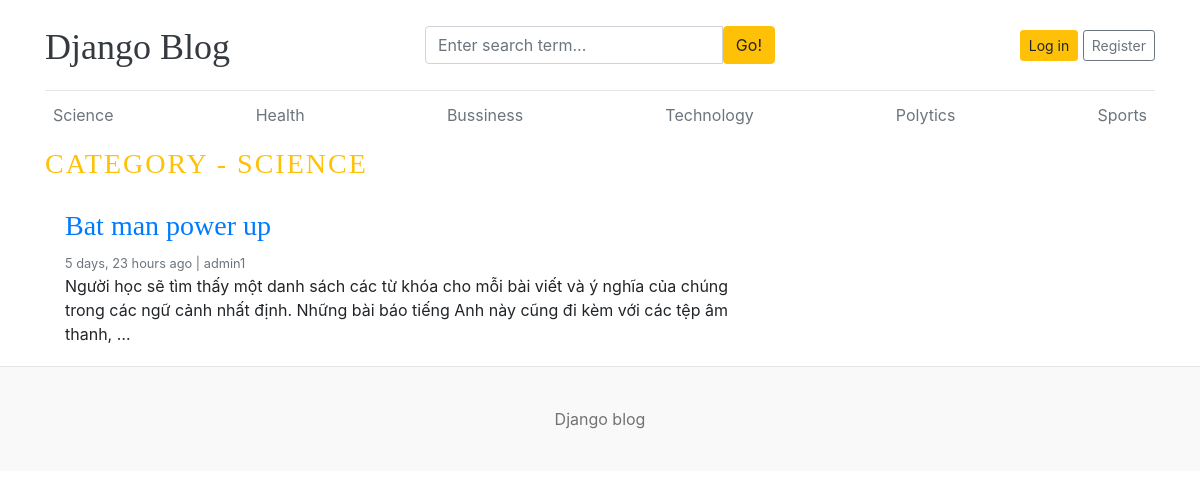
Page /category/1/ on the committed database.
### blogs/models.py (models this page shows, shortened)
class Category(models.Model):
    category_name = models.CharField(max_length=50, unique=True) # Tên danh mục, tối đa 50 ký tự, không được trùng lặp
    created_at = models.DateTimeField(auto_now_add=True)  # Thời gian tạo, tự động gán khi bản ghi được tạo lần đầu
    updated_at = models.DateTimeField(auto_now=True)      # Thời gian cập nhật, tự động cập nhật mỗi khi bản ghi được lưu
    def __str__(self):
        return self.category_name  # Giúp hiển thị rõ tên danh mục trong admin
    class Meta:
        verbose_name_plural = 'Categories'

class Blogs(models.Model):
    title = models.CharField(max_length=100, unique=True)  # Tiêu đề bài viết, tối đa 100 ký tự, không trùng
    slug = models.SlugField(unique=True, blank=True)       # Đường dẫn thân thiện, không trùng, cho phép bỏ trống
    category = models.ForeignKey(Category, on_delete=models.CASCADE)  # Liên kết đến danh mục, xóa danh mục thì bài viết cũng bị xóa
    author = models.ForeignKey(User, on_delete=models.CASCADE)        # Liên kết đến người dùng (tác giả)
    blog_image = models.ImageField(upload_to='uploads/%y/%m/%d')      # Hình ảnh bài viết, lưu theo thư mục năm/tháng/ngày
    short_description = models.TextField(max_length=1000)             # Mô tả ngắn gọn bài viết, tối đa 1000 ký tự
    blog_body = models.TextField(max_length=3000)                     # Nội dung đầy đủ của bài viết, tối đa 3000 ký tự
    status = models.CharField(max_length = 100,choices = STATUS_CHOICE, default = 'draft')  # Trạng thái bài viết: nháp hoặc đã đăng
    is_feacherd = models.BooleanField(default=False)                  # Đánh dấu bài viết có phải là nổi bật không (nên sửa thành is_featured)
    created_at = models.DateTimeField(auto_now_add=True)              # Ngày tạo bài viết, tự động thêm khi tạo
    updated_at = models.DateTimeField(auto_now=True)                  # Ngày cập nhật bài viết, tự động thay đổi khi lưu
    class Meta:
        verbose_name_plural = 'Blogs'

### blogs/views.py (the view)
# urls.py: path('<int:category_id>/', views.posts_by_category, name='posts_by_category')
def posts_by_category(request, category_id):
    posts = Blogs.objects.filter(status='published', category = category_id )
    category = get_object_or_404(Category, pk=category_id)
    context = {
        'posts' : posts,
        'category':category
    }
    return render(request, 'posts_by_category.html', context)

### blogs/context_processors.py (called while the page is built)
def get_categories(request):
    categories = Category.objects.all()
    return dict(categories = categories)

### templates/posts_by_category.html
{% extends 'base/base.html' %}
{% block content %}
  <h3 class="text-uppercase text-warning" style="letter-spacing: 2px;">Category - {{ category }}</h3>
  <main role="main" class="container p-0">
    <div class="row">
      <div class="col-md-8 blog-main">
        {% for post in posts %}
         <div class="card border-0" >
          <div class="card-body">
            <h3><a href="{% url 'blogs' post.slug%}">{{ post.title }}</a></h3>
            <small class="mb-1 text-muted">{{post.created_at | timesince}} ago | {{ post.author }}</small>
            <p class="card-text">{{ post.short_description | truncatewords:40 }}</p>
          </div>
      </div>
        {% endfor %}
      </div>
    </div>
  </main>
</div>
{% endblock %}

### templates/base/header.html (shortened to what this page needs)
{% load static %}
<!DOCTYPE html>
<html lang="en">
<head>
    <link href="https://getbootstrap.com/docs/4.0/dist/css/bootstrap.min.css" rel="stylesheet">
    <link href="{% static 'css/blog.css' %}" rel="stylesheet">
    <link rel="stylesheet" href="https://cdnjs.cloudflare.com/ajax/libs/font-awesome/4.7.0/css/font-awesome.min.css">
  </head>
<body>
    <div class="container">
      <header class="blog-header py-3">
        <div class="row flex-nowrap justify-content-between align-items-center">
          <div class="col-4 pt-1">
            <a class="blog-header-logo text-dark" href="/">Django Blog</a>
          </div>
          <div class="col-4">
            <form action="{% url 'search' %}" method="GET">
              <div class="input-group">
                <input class="form-control" name="keyword" type="text" placeholder="Enter search term..." aria-label="Enter search term..." aria-describedby="button-search" />
                <button type="submit" class="btn btn-warning" id="button-search" type="button">Go!</button>
            </div>
            </form>
          </div>
          <div class="col-4 d-flex justify-content-end align-items-center">
            {% if not user.is_authenticated %}
            <a class="btn btn-sm btn-warning" href="{% url 'login' %}">Log in</a> &nbsp;
            <a class="btn btn-sm btn-outline-secondary" href="{% url 'register' %}">Register</a>
            {% else %}
            <span><a href="{% url 'dashboard' %}" class="btn btn-warning">Dashboard</a></span> &nbsp;
            <span><a href="{% url 'logout' %}">Log out</a></span>
            {% endif %}
          </div>
        </div>
      </header>
      <div class="nav-scroller py-1 mb-2">
        <nav class="nav d-flex justify-content-between">
          {% for cat in categories %}
          <a class="p-2 text-muted" href="{% url 'posts_by_category' cat.id %}">{{ cat.category_name }}</a>
          {% endfor %}
        </nav>
      </div>

### static/css/blog.css (style rules this page uses)
.blog-header { border-bottom: 1px solid #e5e5e5; }
.blog-header-logo { font-family: "Playfair Display", Georgia, "Times New Roman", serif; font-size: 2.25rem; }
h1, h2, h3, h4, h5, h6 { font-family: "Playfair Display", Georgia, "Times New Roman", serif; }

### rows in the picture
Category: category_name "Science", category_name "SCIENCE"
Category: category_name "Health"
Category: category_name "Bussiness"
Category: category_name "Technology"
Category: category_name "Polytics"
Category: category_name "Sports"
Blogs: title "Bat man power up", created_at "5 days, 23 hours", author "admin1", short_description "Người học sẽ tìm thấy một danh sách các từ khóa cho mỗi bài viết và ý nghĩa của chúng trong các ngữ cảnh nhất định. Những bài báo tiếng Anh này cũng đi kèm với các tệp âm thanh, …"
